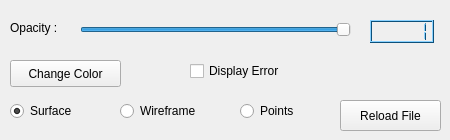
    <widget class="QWidget" name="tabVisualization">
     <attribute name="title">
      <string>Visualization</string>
     </attribute>
     <widget class="QRadioButton" name="radioButtonPoints">
      <property name="geometry">
       <rect>
        <x>240</x>
        <y>100</y>
        <width>71</width>
        <height>22</height>
       </rect>
      </property>
      <property name="toolTip">
       <string>Display the points</string>
      </property>
      <property name="text">
       <string>Points</string>
      </property>
     </widget>
     <widget class="QLabel" name="labelOpacity">
      <property name="geometry">
       <rect>
        <x>10</x>
        <y>20</y>
        <width>61</width>
        <height>16</height>
       </rect>
      </property>
      <property name="text">
       <string>Opacity :</string>
      </property>
     </widget>
     <widget class="QRadioButton" name="radioButtonSurface">
      <property name="geometry">
       <rect>
        <x>10</x>
        <y>100</y>
        <width>81</width>
        <height>22</height>
       </rect>
      </property>
      <property name="toolTip">
       <string>Display the surface</string>
      </property>
      <property name="text">
       <string>Surface</string>
      </property>
      <property name="checked">
       <bool>true</bool>
      </property>
     </widget>
     <widget class="QCheckBox" name="checkBoxError">
      <property name="geometry">
       <rect>
        <x>190</x>
        <y>60</y>
        <width>121</width>
        <height>22</height>
       </rect>
      </property>
      <property name="toolTip">
       <string>(un)display the colormap of the error</string>
      </property>
      <property name="text">
       <string>Display Error</string>
      </property>
     </widget>
     <widget class="QPushButton" name="pushButtonColor">
      <property name="geometry">
       <rect>
        <x>10</x>
        <y>60</y>
        <width>111</width>
        <height>27</height>
       </rect>
      </property>
      <property name="toolTip">
       <string>change color of selected file</string>
      </property>
      <property name="text">
       <string>Change Color</string>
      </property>
     </widget>
     <widget class="QRadioButton" name="radioButtonWireframe">
      <property name="geometry">
       <rect>
        <x>120</x>
        <y>100</y>
        <width>109</width>
        <height>22</height>
       </rect>
      </property>
      <property name="toolTip">
       <string>Display the wireframe</string>
      </property>
      <property name="text">
       <string>Wireframe</string>
      </property>
     </widget>
     <widget class="QSlider" name="horizontalSliderOpacity">
      <property name="geometry">
       <rect>
        <x>80</x>
        <y>20</y>
        <width>271</width>
        <height>20</height>
       </rect>
      </property>
      <property name="toolTip">
       <string>change opacity of selected file</string>
      </property>
      <property name="maximum">
       <number>100</number>
      </property>
      <property name="sliderPosition">
       <number>100</number>
      </property>
      <property name="tracking">
       <bool>true</bool>
      </property>
      <property name="orientation">
       <enum>Qt::Horizontal</enum>
      </property>
     </widget>
     <widget class="QLCDNumber" name="lcdNumberOpacity">
      <property name="geometry">
       <rect>
        <x>370</x>
        <y>20</y>
        <width>64</width>
        <height>23</height>
       </rect>
      </property>
      <property name="palette">
       <palette>
        <active>
         <colorrole role="WindowText">
          <brush brushstyle="SolidPattern">
           <color alpha="255">
            <red>0</red>
            <green>0</green>
            <blue>0</blue>
           </color>
          </brush>
         </colorrole>
         <colorrole role="Button">
          <brush brushstyle="SolidPattern">
           <color alpha="255">
            <red>24</red>
            <green>160</green>
            <blue>245</blue>
           </color>
          </brush>
         </colorrole>
         <colorrole role="Light">
          <brush brushstyle="SolidPattern">
           <color alpha="255">
            <red>138</red>
            <green>210</green>
            <blue>255</blue>
           </color>
          </brush>
         </colorrole>
         <colorrole role="Midlight">
          <brush brushstyle="SolidPattern">
           <color alpha="255">
            <red>81</red>
            <green>185</green>
            <blue>250</blue>
           </color>
          </brush>
         </colorrole>
         <colorrole role="Dark">
          <brush brushstyle="SolidPattern">
           <color alpha="255">
            <red>12</red>
            <green>80</green>
            <blue>122</blue>
           </color>
          </brush>
         </colorrole>
         <colorrole role="Mid">
          <brush brushstyle="SolidPattern">
           <color alpha="255">
            <red>16</red>
            <green>107</green>
            <blue>163</blue>
           </color>
          </brush>
         </colorrole>
         <colorrole role="Text">
          <brush brushstyle="SolidPattern">
           <color alpha="255">
            <red>0</red>
            <green>0</green>
            <blue>0</blue>
           </color>
          </brush>
         </colorrole>
         <colorrole role="BrightText">
          <brush brushstyle="SolidPattern">
           <color alpha="255">
            <red>255</red>
            <green>255</green>
            <blue>255</blue>
           </color>
          </brush>
         </colorrole>
         <colorrole role="ButtonText">
          <brush brushstyle="SolidPattern">
           <color alpha="255">
            <red>0</red>
            <green>0</green>
            <blue>0</blue>
           </color>
          </brush>
         </colorrole>
         <colorrole role="Base">
          <brush brushstyle="SolidPattern">
           <color alpha="255">
            <red>255</red>
            <green>255</green>
            <blue>255</blue>
           </color>
          </brush>
         </colorrole>
         <colorrole role="Window">
          <brush brushstyle="SolidPattern">
           <color alpha="255">
            <red>24</red>
            <green>160</green>
            <blue>245</blue>
           </color>
          </brush>
         </colorrole>
         <colorrole role="Shadow">
          <brush brushstyle="SolidPattern">
           <color alpha="255">
            <red>0</red>
            <green>0</green>
            <blue>0</blue>
           </color>
          </brush>
         </colorrole>
         <colorrole role="AlternateBase">
          <brush brushstyle="SolidPattern">
           <color alpha="255">
            <red>139</red>
            <green>207</green>
            <blue>250</blue>
           </color>
          </brush>
         </colorrole>
         <colorrole role="ToolTipBase">
          <brush brushstyle="SolidPattern">
           <color alpha="255">
            <red>255</red>
            <green>255</green>
            <blue>220</blue>
           </color>
          </brush>
         </colorrole>
         <colorrole role="ToolTipText">
          <brush brushstyle="SolidPattern">
           <color alpha="255">
            <red>0</red>
            <green>0</green>
            <blue>0</blue>
           </color>
          </brush>
         </colorrole>
        </active>
        <inactive>
         <colorrole role="WindowText">
          <brush brushstyle="SolidPattern">
           <color alpha="255">
            <red>0</red>
            <green>0</green>
            <blue>0</blue>
           </color>
          </brush>
         </colorrole>
         <colorrole role="Button">
          <brush brushstyle="SolidPattern">
           <color alpha="255">
            <red>24</red>
            <green>160</green>
            <blue>245</blue>
           </color>
          </brush>
         </colorrole>
         <colorrole role="Light">
          <brush brushstyle="SolidPattern">
           <color alpha="255">
            <red>138</red>
            <green>210</green>
            <blue>255</blue>
           </color>
          </brush>
         </colorrole>
         <colorrole role="Midlight">
          <brush brushstyle="SolidPattern">
           <color alpha="255">
            <red>81</red>
            <green>185</green>
            <blue>250</blue>
           </color>
          </brush>
         </colorrole>
         <colorrole role="Dark">
          <brush brushstyle="SolidPattern">
           <color alpha="255">
            <red>12</red>
            <green>80</green>
            <blue>122</blue>
           </color>
          </brush>
         </colorrole>
         <colorrole role="Mid">
          <brush brushstyle="SolidPattern">
           <color alpha="255">
            <red>16</red>
            <green>107</green>
            <blue>163</blue>
           </color>
          </brush>
         </colorrole>
         <colorrole role="Text">
          <brush brushstyle="SolidPattern">
           <color alpha="255">
            <red>0</red>
            <green>0</green>
            <blue>0</blue>
           </color>
          </brush>
         </colorrole>
         <colorrole role="BrightText">
          <brush brushstyle="SolidPattern">
           <color alpha="255">
            <red>255</red>
            <green>255</green>
            <blue>255</blue>
           </color>
          </brush>
         </colorrole>
         <colorrole role="ButtonText">
          <brush brushstyle="SolidPattern">
           <color alpha="255">
            <red>0</red>
            <green>0</green>
            <blue>0</blue>
           </color>
          </brush>
         </colorrole>
         <colorrole role="Base">
          <brush brushstyle="SolidPattern">
           <color alpha="255">
            <red>255</red>
            <green>255</green>
            <blue>255</blue>
           </color>
          </brush>
         </colorrole>
         <colorrole role="Window">
          <brush brushstyle="SolidPattern">
           <color alpha="255">
            <red>24</red>
            <green>160</green>
            <blue>245</blue>
           </color>
          </brush>
         </colorrole>
         <colorrole role="Shadow">
          <brush brushstyle="SolidPattern">
           <color alpha="255">
            <red>0</red>
            <green>0</green>
            <blue>0</blue>
           </color>
          </brush>
         </colorrole>
         <colorrole role="AlternateBase">
          <brush brushstyle="SolidPattern">
           <color alpha="255">
            <red>139</red>
            <green>207</green>
            <blue>250</blue>
           </color>
          </brush>
         </colorrole>
         <colorrole role="ToolTipBase">
          <brush brushstyle="SolidPattern">
           <color alpha="255">
            <red>255</red>
            <green>255</green>
            <blue>220</blue>
           </color>
          </brush>
         </colorrole>
         <colorrole role="ToolTipText">
          <brush brushstyle="SolidPattern">
           <color alpha="255">
            <red>0</red>
            <green>0</green>
            <blue>0</blue>
           </color>
          </brush>
         </colorrole>
        </inactive>
        <disabled>
         <colorrole role="WindowText">
          <brush brushstyle="SolidPattern">
           <color alpha="255">
            <red>12</red>
            <green>80</green>
            <blue>122</blue>
           </color>
          </brush>
         </colorrole>
         <colorrole role="Button">
          <brush brushstyle="SolidPattern">
           <color alpha="255">
            <red>24</red>
            <green>160</green>
            <blue>245</blue>
           </color>
          </brush>
         </colorrole>
         <colorrole role="Light">
          <brush brushstyle="SolidPattern">
           <color alpha="255">
            <red>138</red>
            <green>210</green>
            <blue>255</blue>
           </color>
          </brush>
         </colorrole>
         <colorrole role="Midlight">
          <brush brushstyle="SolidPattern">
           <color alpha="255">
            <red>81</red>
            <green>185</green>
            <blue>250</blue>
           </color>
          </brush>
         </colorrole>
         <colorrole role="Dark">
          <brush brushstyle="SolidPattern">
           <color alpha="255">
            <red>12</red>
            <green>80</green>
            <blue>122</blue>
           </color>
          </brush>
         </colorrole>
         <colorrole role="Mid">
          <brush brushstyle="SolidPattern">
           <color alpha="255">
            <red>16</red>
            <green>107</green>
            <blue>163</blue>
           </color>
          </brush>
         </colorrole>
         <colorrole role="Text">
          <brush brushstyle="SolidPattern">
           <color alpha="255">
            <red>12</red>
            <green>80</green>
            <blue>122</blue>
           </color>
          </brush>
         </colorrole>
         <colorrole role="BrightText">
          <brush brushstyle="SolidPattern">
           <color alpha="255">
            <red>255</red>
            <green>255</green>
            <blue>255</blue>
           </color>
          </brush>
         </colorrole>
         <colorrole role="ButtonText">
          <brush brushstyle="SolidPattern">
           <color alpha="255">
            <red>12</red>
            <green>80</green>
            <blue>122</blue>
           </color>
          </brush>
         </colorrole>
         <colorrole role="Base">
          <brush brushstyle="SolidPattern">
           <color alpha="255">
            <red>24</red>
            <green>160</green>
            <blue>245</blue>
           </color>
          </brush>
         </colorrole>
         <colorrole role="Window">
          <brush brushstyle="SolidPattern">
           <color alpha="255">
            <red>24</red>
            <green>160</green>
            <blue>245</blue>
           </color>
          </brush>
         </colorrole>
         <colorrole role="Shadow">
          <brush brushstyle="SolidPattern">
           <color alpha="255">
            <red>0</red>
            <green>0</green>
            <blue>0</blue>
           </color>
          </brush>
         </colorrole>
         <colorrole role="AlternateBase">
          <brush brushstyle="SolidPattern">
           <color alpha="255">
            <red>24</red>
            <green>160</green>
            <blue>245</blue>
           </color>
          </brush>
         </colorrole>
         <colorrole role="ToolTipBase">
          <brush brushstyle="SolidPattern">
           <color alpha="255">
            <red>255</red>
            <green>255</green>
            <blue>220</blue>
           </color>
          </brush>
         </colorrole>
         <colorrole role="ToolTipText">
          <brush brushstyle="SolidPattern">
           <color alpha="255">
            <red>0</red>
            <green>0</green>
            <blue>0</blue>
           </color>
          </brush>
         </colorrole>
        </disabled>
       </palette>
      </property>
      <property name="font">
       <font>
        <family>DejaVu Sans</family>
        <pointsize>22</pointsize>
        <weight>75</weight>
        <bold>true</bold>
        <kerning>false</kerning>
       </font>
      </property>
      <property name="toolTip">
       <string>value of opacity</string>
      </property>
      <property name="numDigits">
       <number>5</number>
      </property>
      <property name="value" stdset="0">
       <double>1.000000000000000</double>
      </property>
     </widget>
     <widget class="QPushButton" name="pushButtonResetAll">
      <property name="geometry">
       <rect>
        <x>340</x>
        <y>100</y>
        <width>101</width>
        <height>31</height>
       </rect>
      </property>
      <property name="toolTip">
       <string>Reload the original file</string>
      </property>
      <property name="layoutDirection">
       <enum>Qt::LeftToRight</enum>
      </property>
      <property name="text">
       <string>Reload File</string>
      </property>
     </widget>
    </widget>
